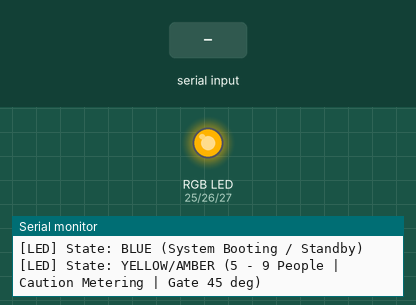
Simulated run of this sketch. Board: ESP32. Shown: an RGB LED mixed from three pins (HIGH = lit), the last lines printed to the serial monitor. The inputs (shaded band) are chosen by the test bench.

Above: at 2.7 s.
2.8 s: "g" received over Serial
At 3.5 s:
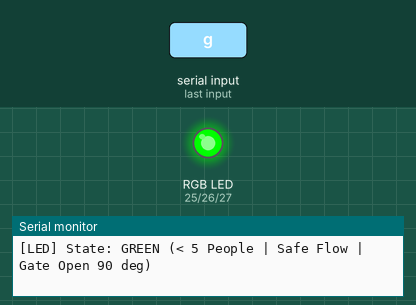
4.3 s: "r" received over Serial
At 4.6 s:
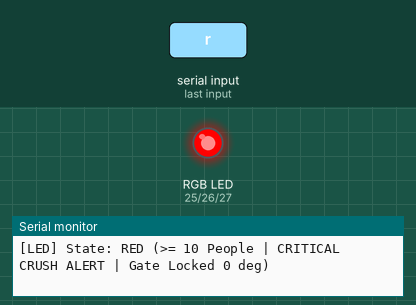
5.8 s: "G" received over Serial
At 7.0 s:
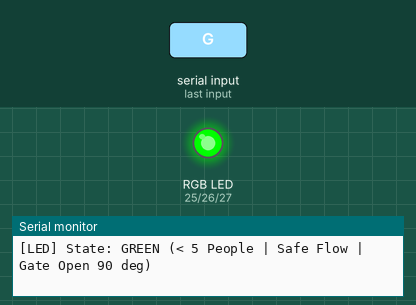
7.3 s: "y" received over Serial
At 8.1 s:
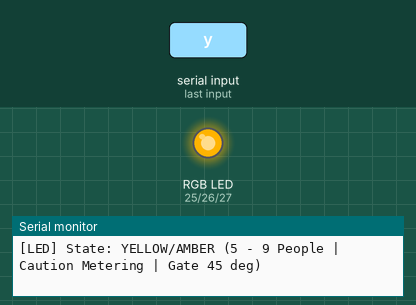
Timing chart, 0 to 9.8 s (numbered marks = the images above; inputs shaded):
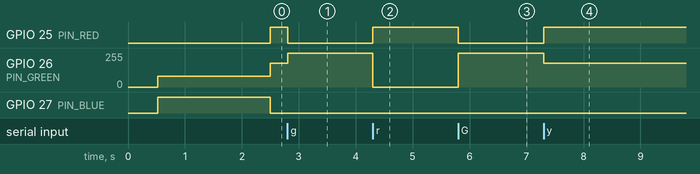

Measured:
- after the input at 2.8 s, GPIO 25 (PIN_RED): HIGH → LOW at once; GPIO 26 (PIN_GREEN): 179/255 → 255/255 at once
- after the input at 4.3 s, GPIO 25 (PIN_RED): LOW → HIGH at once; GPIO 26 (PIN_GREEN): 255/255 → 0/255 at once
- after the input at 5.8 s, GPIO 25 (PIN_RED): HIGH → LOW at once; GPIO 26 (PIN_GREEN): 0/255 → 255/255 at once
- after the input at 7.3 s, GPIO 25 (PIN_RED): LOW → HIGH at once; GPIO 26 (PIN_GREEN): 255/255 → 179/255 at once

The sketch:

01_test_rgb_traffic_led.ino
```cpp
/*
 * =============================================================================
 * CPR (Crowd Pressure Radar) — Hardware Test 01: 3-in-1 RGB & Traffic LEDs
 * Board: ESP32 Dev Module
 * =============================================================================
 *
 * PIN CONNECTIONS:
 * - Red Channel:   GPIO 25  (PWM Channel 0)
 * - Green Channel: GPIO 26  (PWM Channel 1)
 * - Blue Channel:  GPIO 27  (PWM Channel 2)
 * - Common Pin:    GND (if Common Cathode) or 3.3V (if Common Anode)
 *
 * SERIAL MONITOR COMMANDS (115200 baud):
 * - Send 'g' -> GREEN  (Normal flow, < 5 people)
 * - Send 'y' -> YELLOW (Caution, 5 - 9 people)
 * - Send 'r' -> RED    (Critical crush alert, >= 10 people)
 * - Send 'b' -> BLUE   (Standby / System Boot)
 * - Send 'a' -> AUTO   (Cycles all safety states automatically)
 * =============================================================================
 */

#define PIN_RED    25
#define PIN_GREEN  26
#define PIN_BLUE   27

// Set to true if your RGB LED is Common Anode (+3.3V/5V common pin)
// Set to false if your RGB LED is Common Cathode (GND common pin - most common)
#define RGB_COMMON_ANODE false

// ESP32 PWM LEDC Settings
const int PWM_CH_RED   = 0;
const int PWM_CH_GREEN = 1;
const int PWM_CH_BLUE  = 2;
const int PWM_FREQ     = 5000;
const int PWM_RES      = 8; // 8-bit: 0 to 255

bool autoCycle = true;
unsigned long lastCycleTime = 0;
int cycleStep = 0;

void setRgbColor(uint8_t r, uint8_t g, uint8_t b) {
  if (RGB_COMMON_ANODE) {
    ledcWrite(PWM_CH_RED, 255 - r);
    ledcWrite(PWM_CH_GREEN, 255 - g);
    ledcWrite(PWM_CH_BLUE, 255 - b);
  } else {
    ledcWrite(PWM_CH_RED, r);
    ledcWrite(PWM_CH_GREEN, g);
    ledcWrite(PWM_CH_BLUE, b);
  }
}

void showGreen() {
  Serial.println("[LED] State: GREEN (< 5 People | Safe Flow | Gate Open 90 deg)");
  setRgbColor(0, 255, 0);
}

void showYellow() {
  Serial.println("[LED] State: YELLOW/AMBER (5 - 9 People | Caution Metering | Gate 45 deg)");
  // Rich optical amber mix: full red + warm green
  setRgbColor(255, 180, 0);
}

void showRed() {
  Serial.println("[LED] State: RED (>= 10 People | CRITICAL CRUSH ALERT | Gate Locked 0 deg)");
  setRgbColor(255, 0, 0);
}

void showBlue() {
  Serial.println("[LED] State: BLUE (System Booting / Standby)");
  setRgbColor(0, 80, 255);
}

void setup() {
  Serial.begin(115200);
  delay(500);

  Serial.println("\n========================================================");
  Serial.println("  CPR ESP32 Test 01: 3-in-1 RGB Traffic Light");
  Serial.println("  Pins: RED=25, GREEN=26, BLUE=27");
  Serial.println("  Type 'g', 'y', 'r', 'b', or 'a' in Serial Monitor");
  Serial.println("========================================================\n");

  ledcSetup(PWM_CH_RED, PWM_FREQ, PWM_RES);
  ledcSetup(PWM_CH_GREEN, PWM_FREQ, PWM_RES);
  ledcSetup(PWM_CH_BLUE, PWM_FREQ, PWM_RES);

  ledcAttachPin(PIN_RED, PWM_CH_RED);
  ledcAttachPin(PIN_GREEN, PWM_CH_GREEN);
  ledcAttachPin(PIN_BLUE, PWM_CH_BLUE);

  showBlue();
  delay(1000);
}

void loop() {
  // Check Serial Monitor for manual color commands
  if (Serial.available()) {
    char cmd = Serial.read();
    if (cmd == 'g' || cmd == 'G') { autoCycle = false; showGreen(); }
    else if (cmd == 'y' || cmd == 'Y') { autoCycle = false; showYellow(); }
    else if (cmd == 'r' || cmd == 'R') { autoCycle = false; showRed(); }
    else if (cmd == 'b' || cmd == 'B') { autoCycle = false; showBlue(); }
    else if (cmd == 'a' || cmd == 'A') {
      autoCycle = true;
      Serial.println("[LED] Resuming automatic safety cycle...");
    }
  }

  // Automatic state demo cycle
  if (autoCycle && millis() - lastCycleTime > 2500) {
    lastCycleTime = millis();
    cycleStep = (cycleStep + 1) % 3;

    if (cycleStep == 0) showGreen();
    else if (cycleStep == 1) showYellow();
    else if (cycleStep == 2) showRed();
  }
}
```
